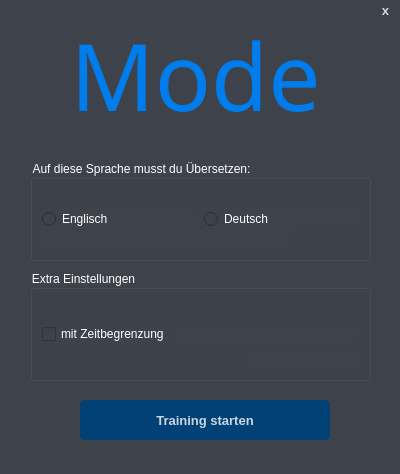
<?xml version="1.0" encoding="UTF-8"?>
<ui version="4.0">
 <class>gameSelection</class>
 <widget class="QDialog" name="gameSelection">
  <property name="geometry">
   <rect>
    <x>0</x>
    <y>0</y>
    <width>400</width>
    <height>474</height>
   </rect>
  </property>
  <property name="windowTitle">
   <string>Dialog</string>
  </property>
  <property name="styleSheet">
   <string notr="true">background-color: #3E424B;;</string>
  </property>
  <widget class="QLabel" name="pannle">
   <property name="geometry">
    <rect>
     <x>0</x>
     <y>0</y>
     <width>401</width>
     <height>471</height>
    </rect>
   </property>
   <property name="styleSheet">
    <string notr="true">background-color: #3E424B;</string>
   </property>
   <property name="text">
    <string/>
   </property>
  </widget>
  <widget class="QLabel" name="img">
   <property name="geometry">
    <rect>
     <x>0</x>
     <y>0</y>
     <width>391</width>
     <height>150</height>
    </rect>
   </property>
   <property name="font">
    <font>
     <family>dripicons-v2</family>
     <pointsize>70</pointsize>
    </font>
   </property>
   <property name="styleSheet">
    <string notr="true">color: rgba(0, 125, 236, 255);</string>
   </property>
   <property name="text">
    <string>Mode</string>
   </property>
   <property name="alignment">
    <set>Qt::AlignCenter</set>
   </property>
  </widget>
  <widget class="QPushButton" name="buttonTraining">
   <property name="geometry">
    <rect>
     <x>80</x>
     <y>400</y>
     <width>250</width>
     <height>40</height>
    </rect>
   </property>
   <property name="font">
    <font>
     <pointsize>10</pointsize>
     <bold>true</bold>
    </font>
   </property>
   <property name="styleSheet">
    <string notr="true">#buttonTraining{
	background-color: rgba(2, 65, 118, 255);
	color: rgba(255, 255, 255, 200);
	border-radius: 5px;
}

#buttonTraining:pressed{
	padding-left: 5px;
	padding-top: 5px;
	background-color: rgba(2, 65, 118, 100);
}

#buttonTraining:hover,
#buttonTraining:focus{
	background-color: rgba(2, 65, 118, 200);
}</string>
   </property>
   <property name="text">
    <string>Training starten</string>
   </property>
  </widget>
  <widget class="QGroupBox" name="group1">
   <property name="geometry">
    <rect>
     <x>30</x>
     <y>160</y>
     <width>341</width>
     <height>101</height>
    </rect>
   </property>
   <property name="styleSheet">
    <string notr="true">color: white;</string>
   </property>
   <property name="title">
    <string>Auf diese Sprache musst du Übersetzen:</string>
   </property>
   <layout class="QHBoxLayout" name="horizontalLayout">
    <item>
     <widget class="QRadioButton" name="eng">
      <property name="styleSheet">
       <string notr="true">color: white;</string>
      </property>
      <property name="text">
       <string>Englisch</string>
      </property>
     </widget>
    </item>
    <item>
     <widget class="QRadioButton" name="ger">
      <property name="styleSheet">
       <string notr="true">color: white;
float: right;</string>
      </property>
      <property name="text">
       <string>Deutsch</string>
      </property>
     </widget>
    </item>
   </layout>
  </widget>
  <widget class="QGroupBox" name="group2">
   <property name="geometry">
    <rect>
     <x>30</x>
     <y>270</y>
     <width>341</width>
     <height>111</height>
    </rect>
   </property>
   <property name="styleSheet">
    <string notr="true">color: white;</string>
   </property>
   <property name="title">
    <string>Extra Einstellungen</string>
   </property>
   <layout class="QHBoxLayout" name="horizontalLayout_2">
    <item>
     <widget class="QCheckBox" name="time">
      <property name="styleSheet">
       <string notr="true"/>
      </property>
      <property name="text">
       <string>mit Zeitbegrenzung</string>
      </property>
     </widget>
    </item>
    <item>
     <widget class="QLineEdit" name="setTime">
      <property name="styleSheet">
       <string notr="true">color: transparent; 
border-bottom-color: transparent; 
border: 0;</string>
      </property>
      <property name="placeholderText">
       <string>Zeit(s) pro Vokabel</string>
      </property>
     </widget>
    </item>
   </layout>
  </widget>
  <widget class="QLabel" name="errorMsg">
   <property name="geometry">
    <rect>
     <x>40</x>
     <y>230</y>
     <width>251</width>
     <height>21</height>
    </rect>
   </property>
   <property name="styleSheet">
    <string notr="true">color: red; 
font: 10px;</string>
   </property>
   <property name="text">
    <string/>
   </property>
  </widget>
  <widget class="QLabel" name="errorMsg_2">
   <property name="geometry">
    <rect>
     <x>250</x>
     <y>350</y>
     <width>111</width>
     <height>20</height>
    </rect>
   </property>
   <property name="styleSheet">
    <string notr="true">color: red; 
font: 10px;</string>
   </property>
   <property name="text">
    <string/>
   </property>
  </widget>
  <widget class="QPushButton" name="close">
   <property name="geometry">
    <rect>
     <x>370</x>
     <y>0</y>
     <width>31</width>
     <height>21</height>
    </rect>
   </property>
   <property name="font">
    <font>
     <pointsize>10</pointsize>
     <bold>true</bold>
    </font>
   </property>
   <property name="styleSheet">
    <string notr="true">#close{
	background-color: rgba(0, 0, 0, 0);
	color: rgba(255, 255, 255, 200);
	border-radius: 5px;
}</string>
   </property>
   <property name="text">
    <string>x</string>
   </property>
  </widget>
 </widget>
 <tabstops>
  <tabstop>eng</tabstop>
  <tabstop>ger</tabstop>
  <tabstop>time</tabstop>
  <tabstop>setTime</tabstop>
  <tabstop>buttonTraining</tabstop>
  <tabstop>close</tabstop>
 </tabstops>
 <resources/>
 <connections/>
</ui>
